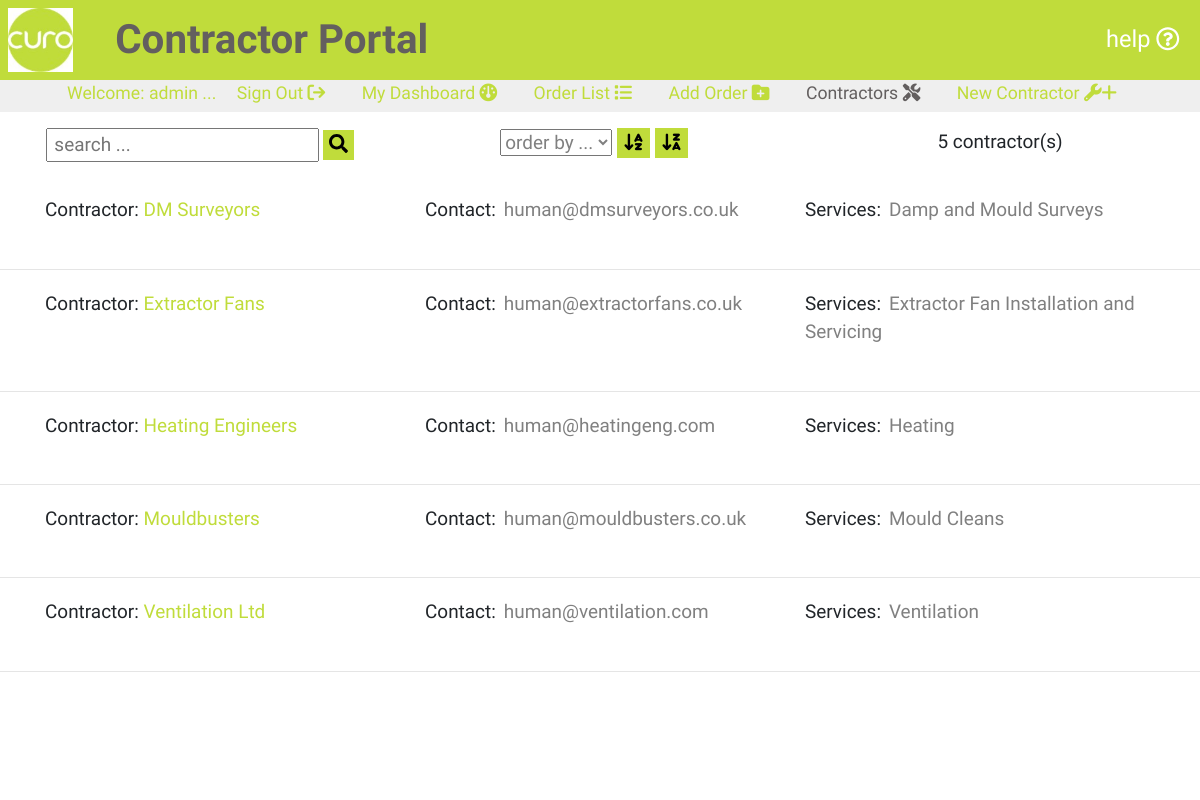
Page /contractors001/ (signed in) on the committed database.
### portal001/models.py (models this page shows, shortened)
class Contractors(models.Model):
    class Meta:
        verbose_name_plural = 'Contractors'
    contractor = models.CharField(max_length=254, null=False, primary_key=True)
    secondaryContact = models.EmailField(max_length=254, unique=True)
    services = models.CharField(max_length=9999, null=True, blank=True)

### contractors001/views.py (the view)
# urls.py: path('', views.curoContractors, name='curoContractors'),
def curoContractors(request):
    contractorlist = Contractors.objects.all().order_by('contractor')
    contractor_list_length = contractorlist.count()
    page = 'contractorlist'
    context = {
        'contractorlist': contractorlist,
        'contractor_list_length': contractor_list_length,
        'page': page,
    }
    return render(request, 'curo/contractorlist.html', context)

### contractors001/templates/curo/contractorlist.html (shortened to what this page needs)
{% extends "basemodule001.html" %}
{% load static %}
{% block content %}
    {% if user.is_authenticated %}
        <section id="textsection">
            {% if user.is_authenticated %}
                <div class ="row mt-3 mb-3 searchform">
                    <div class="col-lg-4 mb-2">
                        <form action="{% url 'searchContractors' %}" method="GET" id="search_form" >
                            <input class="search-input text-blue text-xs" type="text" name="search_string" id="search_string" placeholder=" search ..." maxlength="50">
                            <button class="mt-0 text-center" type="submit" onclick="return validateSearch();">
                                <i class="fas fa-search"></i>
                            </button>
                        </form>
                    </div>
                    <div class="col-lg-4">
                        <form action="{% url 'orderContractors' %}" method="GET" id="order_field_form" >
                            <select class="search-input text-blue text-xs" type="text" name="order_field" id="order_field" placeholder=" order by ..." maxlength="50">
                                <option value="blank">order by ...</option>
                            </select>
                            <button class="mt-0 text-center" type="submit" onclick="return orderAz();">
                                <i class="fa-solid fa-arrow-down-a-z"></i>
                            </button>
                            <button class="mt-0 text-center" type="submit" onclick="return orderZa();">
                                <i class="fa-solid fa-arrow-down-z-a"></i>
                            </button>
                        </form>
                    </div>
                    <div class="col-lg-4">
                        <p class="">{{ contractor_list_length }} contractor(s)</p>
                    </div>
                </div>
                {% for contractor in contractorlist %}
                    <div class="orderlist ml-auto mr-auto">
                        <div class ="row">
                            <div class="col-lg-4">
                                <p class="pb-0 pl-0 mt-1 mb-1">Contractor: <a class="orange-highlight" href ="{% url 'selectContractor' contractor.contractor %}">{{ contractor.contractor }}</a></p>
                            </div>
                            <div class="col-lg-4">
                                <div class="mt-1 mb-1">Contact:<span class="orderlistspan pl-2 pr-2 mb-4">{{ contractor.secondaryContact }}</span></div>
                            </div>
                            <div class="col-lg-4">
                                <div class="mt-1 mb-1">Services:<span class="orderlistspan pl-2 pr-2 mb-4">{{ contractor.services }}</span></div>
                            </div>
                        </div>
                    </div>
                    <br>
                    <hr>
                {% endfor %}
            {% endif %}
        </section>
    {% endif %}
{% endblock %}

### templates/includes/templates/topper.html (shortened to what this page needs)
<div id="topper" class="d-block align-vertically align-horizontally">
    {% if user.is_authenticated %}
    <p class="d-none d-lg-block paramedium ml-auto mr-auto">Welcome: <span id="user-name">{{ user.username }}</span> ...
        <a class="mr-3 ml-3" href="{% url 'account_logout' %}"> Sign Out <i class="fa-solid fa-arrow-right-from-bracket"></i></a>
        {% if page == 'dashboard' %}
            <a class="mr-3 ml-3 page" href="{% url 'dashboard' 'all' %}"> My Dashboard <i class="fa-solid fa-gauge"></i></a>
        {% else %}
            <a class="mr-3 ml-3" href="{% url 'dashboard' 'all' %}"> My Dashboard <i class="fa-solid fa-gauge"></i></a>
        {% endif %}
        {% if page == 'orderlist' %}
            <a class="mr-3 ml-3 page" href="{% url 'curo' %}"> Order List<i class="fa-solid fa-list"></i></a>
        {% else %}
            <a class="mr-3 ml-3" href="{% url 'curo' %}"> Order List <i class="fa-solid fa-list"></i></a>
        {% endif %}
        {% for group in user.groups.all %}
            {% if group.name == 'Edit' %}
                {% if page == 'ordernew' %}
                    <a class="mr-3 ml-3 page" href="{% url 'createOrder' %}"> Add Order <i class="fa-solid fa-folder-plus"></i></a>
                {% else %}
                    <a class="mr-3 ml-3" href="{% url 'createOrder' %}"> Add Order <i class="fa-solid fa-folder-plus"></i></a>
                {% endif %}
            {% endif %}
        {% endfor %}
        {% if page == 'contractorlist' %}
            <a class="mr-3 ml-3 page" href="{% url 'curoContractors' %}"> Contractors <i class="fa-solid fa-screwdriver-wrench"></i></a>
        {% else %}
            <a class="mr-3 ml-3" href="{% url 'curoContractors' %}"> Contractors <i class="fa-solid fa-screwdriver-wrench"></i></a>
        {% endif %}
        {% for group in user.groups.all %}
            {% if group.name == 'Edit' %}
                {% if contractorlist %}
                    {% if page == 'contractornew' %}
                        <a class="mr-3 ml-3 page" href="{% url 'newContractor' %}"> New Contractor <i class="fa-solid fa-wrench">+</i></a>
                    {% else %}
                        <a class="mr-3 ml-3" href="{% url 'newContractor' %}"> New Contractor <i class="fa-solid fa-wrench">+</i></a>
                    {% endif %}
                {% endif %}
            {% endif %}
        {% endfor %}
    </p>
    {% else %}
    <p class="paramedium">Welcome: Please sign in to continue ...
        <a class="mr-3 ml-3" href ="{% url 'account_login' %}"> Sign In <i class="fa-solid fa-arrow-right-to-bracket"></i></a>
    </p>
    {% endif %}
</div>

### static/css/stylescuro.css (style rules this page uses)
body, html { padding: 0; margin: 0; }
.align-vertically { display: flex; align-items: center; justify-content: center; }
a { background-color: transparent; color: #ffffff; }
.orange-highlight, .order-number { color: #C0DC3B; }
.row { margin-right: 0; margin-left: 0; }
#textsection, #certsection { background-color: #ffffff; font-family: 'Cairo', sans-serif; text-align: center; min-height: 82.5vh; }
#topper, #topper a { background-color: #EFEFEF; color: #C0DC3B; height: 4vh; text-align: center; font-family: 'Cairo', sans-serif; }
#topper .page, #topper a .page { color: #635F5F !important; }
#textsection p { padding: 0 2.5vh 2.5vh; margin: 0; }
#textsection button { margin-top: 2.5vh; background-color: #C0DC3B; border: none; font-size: calc(2.5vh + (10 - 2.5) * ((100vw - 300px) / 1620)); }
.orderlist { width: 95vw; }
.orderlist p, .orderlist div { text-align: left; list-style-type: none; }
#textsection .orderlist p { padding-left: 15px; }
.orderlist .orderlistspan, .search-input { color: gray; }

### rows in the picture
Contractors: contractor "DM Surveyors", secondaryContact "human@dmsurveyors.co.uk", services "Damp and Mould Surveys"
Contractors: contractor "Extractor Fans", secondaryContact "human@extractorfans.co.uk", services "Extractor Fan Installation and Servicing"
Contractors: contractor "Heating Engineers", secondaryContact "human@heatingeng.com", services "Heating"
Contractors: contractor "Mouldbusters", secondaryContact "human@mouldbusters.co.uk", services "Mould Cleans"
Contractors: contractor "Ventilation Ltd", secondaryContact "human@ventilation.com", services "Ventilation"

### other values in the picture
{{ user.username }} "admin"
{{ contractor_list_length }} "5"
